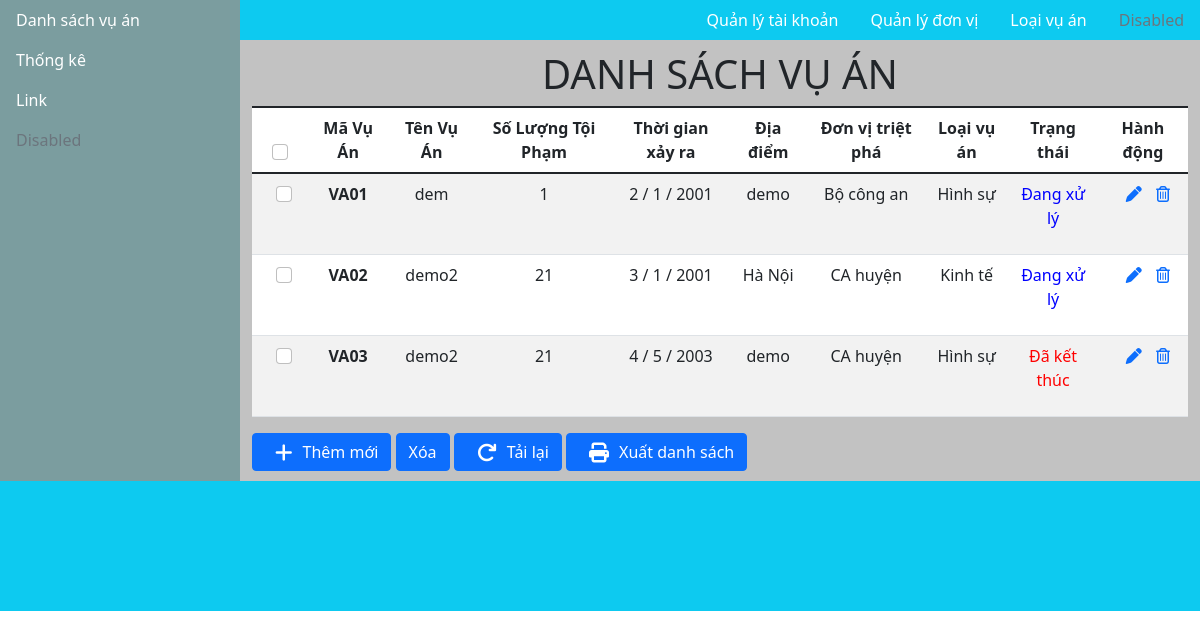
The page / on the database its author committed.
### tables this page shows
CREATE TABLE `tbl_vuan` (
  `id_VuAn` varchar(500) NOT NULL,
  `Ten_VuAn` varchar(500) NOT NULL,
  `SL_ToiPham` int(11) NOT NULL,
  `Ngay` int(2) NOT NULL,
  `Thang` int(2) NOT NULL,
  `Nam` int(4) NOT NULL,
  `DiaDiem_VuAn` varchar(500) NOT NULL,
  `DonVi_VuAn` varchar(100) NOT NULL,
  `Loai_VuAn` varchar(100) NOT NULL,
  `TrangThai_VuAn` varchar(100) NOT NULL
);

### ds_vuan.php (the view, shortened to what this page needs)
<?php
include 'config.php';
    $select= " SELECT * FROM tbl_vuan";
    $query = mysqli_query($conn,$select);
?>
<div class="main-content container">
<table class="table table-striped">
    <form action="" method = "post" >
<h1 style="text-align: center; text-transform: uppercase;"> Danh sách vụ án</h1>
                    <thead>
                        <tr>
                        <th scope="col">
                            <input class="form-check-input" type="checkbox" name="checkall" value="" id="selecctall" onclick="CheckAll(this)">
                        </th>
                        <th scope="col">Mã Vụ Án</th>
                        <th scope="col">Tên Vụ Án</th>
                        <th scope="col">Số Lượng Tội Phạm</th>
                        <th scope="col">Thời gian xảy ra</th>
                        <th scope="col">Địa điểm</th>
                        <th scope="col">Đơn vị triệt phá</th>
                        <th scope="col">Loại vụ án</th>
                        <th scope="col">Trạng thái</th>
                        <th scope="col">Hành động</th>
                        </tr>
                    </thead>
                    <tbody>
                    <?php
                         while($cot = mysqli_fetch_array($query)){
                    ?>
                        <tr>
                         <th>
                            <div class="form-check select-all">
                                <input class="form-check-input" type="checkbox" name="check[]" value="<?php echo $cot['id_VuAn']; ?>" id="flexCheckIndeterminate">
                            </div>
                         </th>
                        <th scope="row" name= "STT"><?php echo $cot['id_VuAn']; ?></th>
                        <td ><?php echo $cot['Ten_VuAn']; ?></td>
                        <td><?php echo $cot['SL_ToiPham']; ?></td>
                        <td><?php echo $cot['Ngay']; ?> / <?php echo $cot['Thang']; ?> / <?php echo $cot['Nam']; ?> </td>
                        <td><?php echo $cot['DiaDiem_VuAn']; ?></td>
                        <td><?php echo $cot['DonVi_VuAn']; ?></td>
                        <td><?php echo $cot['Loai_VuAn']; ?></td>
                        <td> <?php
                                if( $cot['TrangThai_VuAn']=="Đang xử lý")
                                {
                                    echo '<p style= "color:blue">Đang xử lý</p>';
                                }
                                if($cot['TrangThai_VuAn']=="Đã kết thúc"){
                                    echo '<p style= "color:red;">Đã kết thúc</p>';
                                }
                            ?>
                            </td>
                        <td>
                            <a href="sua_vuan.php? & STT=<?php echo $cot['id_VuAn'];?>"><i class="fa-solid fa-pen" name="update"></i></a>
                            <a href="funtion.php? & STT=<?php echo $cot['id_VuAn'];?>"><i class="fa-regular fa-trash-can"></i></a>
                        </td>
                        </tr>
                        <?php
                         }
                         ?>
                    </tbody>
                </table>
                <div class="main-selecte">
                   <a name="" id="" class="btn btn-primary" href="add_vuan.php" role="button"><i class="fa-solid fa-plus fa-lg"></i>Thêm mới</a>
                   <button type="submit" class="btn btn-primary" name="delete">Xóa</button>
                   <a name="" id="" class="btn btn-primary" href="index.php" role="button"><i class="fa-solid fa-arrow-rotate-right fa-lg"></i>Tải lại</a>
                   <a name="" id="" class="btn btn-primary" href="" role="button"><i class="fa-solid fa-print fa-lg"></i>Xuất danh sách</a>
                </div>
</div>

### index.php (shortened to what this page needs)
<!DOCTYPE html>
<html lang="en">
<head>
    <link href="https://cdn.jsdelivr.net/npm/bootstrap@5.1.3/dist/css/bootstrap.min.css" rel="stylesheet">
    <link rel="stylesheet" href="style.css">
    <link rel="stylesheet" href="assets/font/fontawesome/css/all.css">
</head>
<body>
    <div id="wrapper">
        <?php
            include('content.php');
            include('footer.php');
        ?>
    </div>
</body>
</html>

### content.php
<section class="section">
    <div class=" content">
        <?php
            include('sidebar.php');
        ?>
        <div class=" main">
            <?php
                include('menu.php');
            ?>
                <?php
                    include('ds_vuan.php');
                ?>
        </div>
    </div>
</section>

### sidebar.php
<div class="sidebar">
            <ul class="nav flex-column">
            <li class="nav-item">
                <a class="nav-link active" aria-current="page" href="index.php">Danh sách vụ án</a>
            </li>
            <li class="nav-item">
                <a class="nav-link" href="statis.php">Thống kê</a>
            </li>
            <li class="nav-item">
                <a class="nav-link" href="">Link</a>
            </li>
            <li class="nav-item">
                <a class="nav-link disabled">Disabled</a>
            </li>
        </ul>
        </div>

### menu.php
<div class=" main-menu">
                <ul class="nav justify-content-end">
                    <li class="nav-item">
                        <a class="nav-link " aria-current="page" href="account.php">Quản lý tài khoản</a>
                    </li>
                    <li class="nav-item">
                        <a class="nav-link" href="unit.php">Quản lý đơn vị</a>
                    </li>
                    <li class="nav-item">
                        <a class="nav-link" href="category.php">Loại vụ án</a>
                    </li>
                    <li class="nav-item">
                        <a class="nav-link disabled">Disabled</a>
                    </li>
                </ul>
</div>

### footer.php (shortened to what this page needs)
<footer id="footer">
</footer>

### style.css (style rules this page uses)
* { margin: 0; padding: 0; }
.section { background-color: #9999; }
.content { display: flex; }
.sidebar { flex:1; background: #7B9D9F; }
.nav-link { color: #fff; }
.main { flex: 4; }
.main-menu { background-color: #0dcaf0; }
.main-content { margin: 10px 0; }
.table { background-color: #fff; }
.select-all { margin: 0 0 0 40px; }
.form-check { padding: 0; }
.form-check { margin: 0 26px; }
.table-striped { text-align: center; }
.fa-solid { padding: 0 10px; }
th { padding: 16px 8px; }
#footer { background: #0dcaf0 ; height: 130px; }

### rows shown on the page
tbl_vuan: id_VuAn "VA01", Ten_VuAn "dem", SL_ToiPham "1", Ngay "2", Thang "1", Nam "2001", DiaDiem_VuAn "demo", DonVi_VuAn "Bộ công an", Loai_VuAn "Hình sự", shows "Đang xử lý"
tbl_vuan: id_VuAn "VA02", Ten_VuAn "demo2", SL_ToiPham "21", Ngay "3", Thang "1", Nam "2001", DiaDiem_VuAn "Hà Nội", DonVi_VuAn "CA huyện", Loai_VuAn "Kinh tế", shows "Đang xử lý"
tbl_vuan: id_VuAn "VA03", Ten_VuAn "demo2", SL_ToiPham "21", Ngay "4", Thang "5", Nam "2003", DiaDiem_VuAn "demo", DonVi_VuAn "CA huyện", Loai_VuAn "Hình sự", shows "Đã kết thúc"
